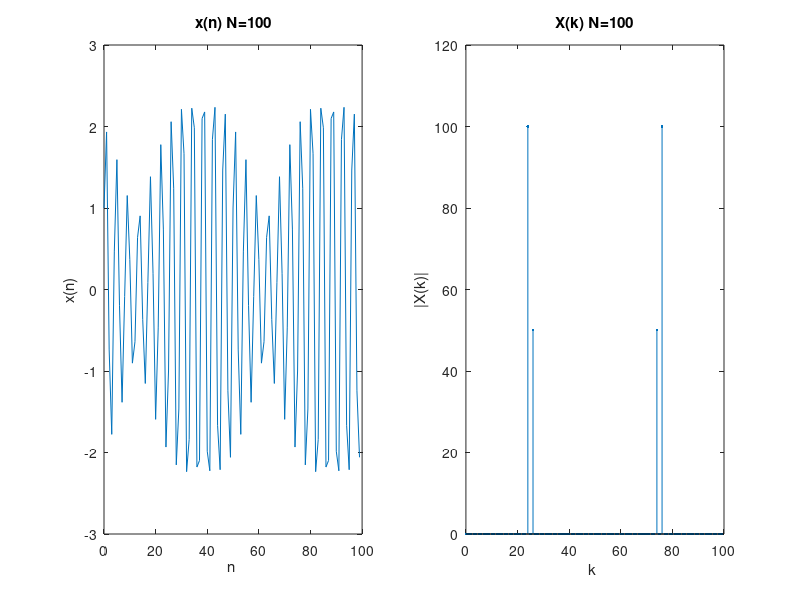

MATLAB code to generate this figure:
clear all

N=100;

n=0:N-1;

xn=2*sin(0.48*pi*n)+cos(0.52*pi*n);

XK=fft(xn,N);

magXK=abs(XK);

% phaXK=angle(XK);

subplot(1,2,1)

plot(n,xn)

xlabel('n ');ylabel('x(n)');

title('x(n) N=100');

subplot(1,2,2)

k=0:length(magXK)-1;

stem(k,magXK,'.');

xlabel('k ');ylabel('|X(k)|');

title('X(k) N=100');


